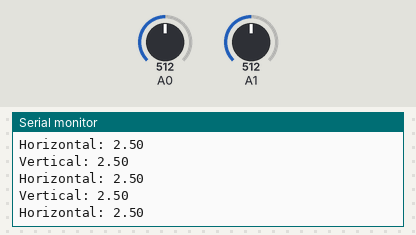
Simulated run of this sketch. Board: Arduino Uno, built with avr-gcc and run on an emulated ATmega328P. Shown: the last lines printed to the serial monitor. Inputs (shaded band) come from the test bench; at power-on: A0 = 512, A1 = 512.

Above: at 1.2 s.
1.3 s: A0 set to 716
At 2.1 s:
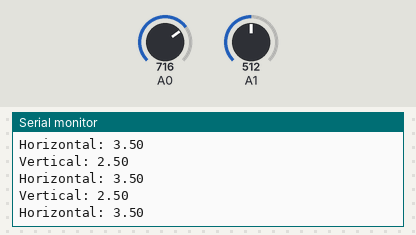
4.3 s: A1 set to 716
At 5.4 s:
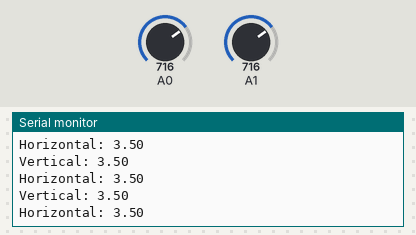
5.8 s: A0 set to 900
At 6.3 s:
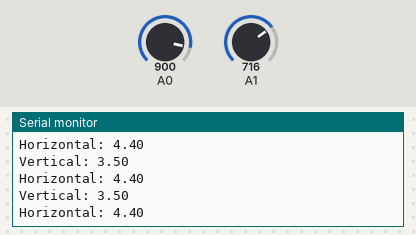
8.8 s: A1 set to 900
At 9.4 s:
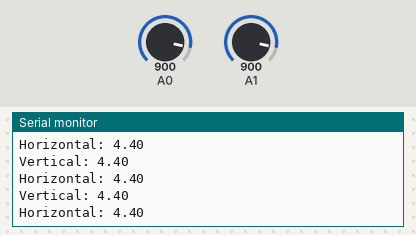
Timing chart, 0 to 11.8 s (numbered marks = the images above; inputs shaded):
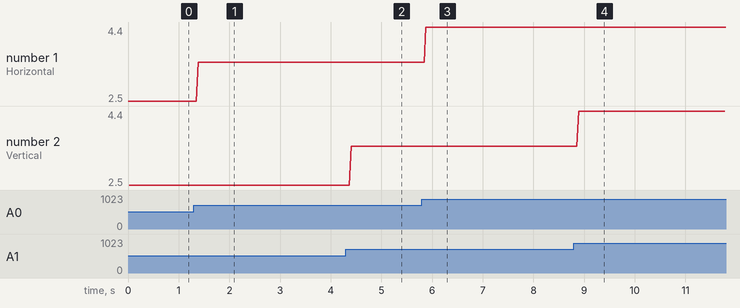

Measured:
- after the input at 1.3 s, the serial monitor: prints a new line after 0.09 s (image 1)
- after the input at 4.3 s, the serial monitor: prints a new line after 0.10 s (image 2)
- after the input at 5.8 s, the serial monitor: prints a new line after 0.08 s (image 3)
- after the input at 8.8 s, the serial monitor: prints a new line after 0.09 s (image 4)
- plotted number 1: 2.5 → 3.5 after the input at 1.3 s, 3.5 → 4.4 after the input at 5.8 s

The sketch:

EOG_Recording.ino
```cpp
int sensorValueH=0;
int sensorValueV=0;
float voltageH;
float voltageV;
void setup() {
  // initialize serial communication at 9600 bits per second:
  Serial.begin(9600);
}
void loop() {
  // read the input on analog pin 0:
  sensorValueH = analogRead(A0);
  sensorValueV = analogRead(A1);
  // Convert the analog reading (which goes from 0 - 1023)
  // to a voltage (0 - 5V):
  voltageH = sensorValueH * (5.0 / 1023.0);
  voltageV = sensorValueV * (5.0 / 1023.0);
  //When doing floating point arithmetic, be sure and include .0 after
  // the number to be clear that you are using a float not an integer.
  // If you don’t, the numbers may be rounded off to integers and
  // can produce strange results.
  //
  // print out the value you read:
  Serial.print("Horizontal: "); Serial.print(voltageH); Serial.println(" ");
  Serial.print("Vertical: "); Serial.print(voltageV); Serial.println(" ");
  delay(1);
}
```
